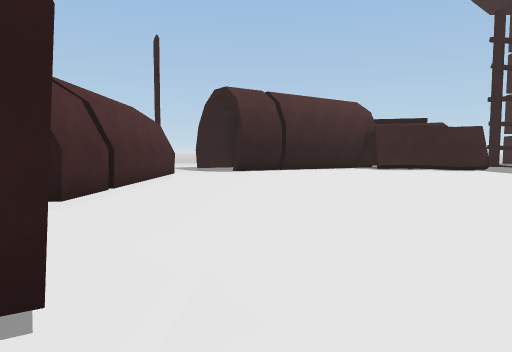
[1] (above)

16 first-person views from a walk through a Unity game level. The camera is 1.3 m above the floor, tilts 4° down and sees 70° across. The floor is counted in squares, 2 m on a side. Each view is taken from the middle of a square. On the plan, view 1 faces up. The plan holds only what a view shows up to about 11 squares ahead; the rest is blank. The place goes on beyond the plan. The player character is not drawn.

[2]
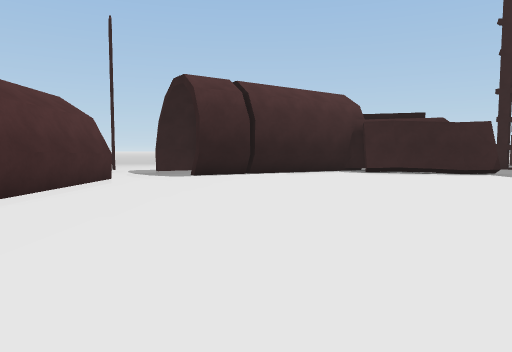

[3]
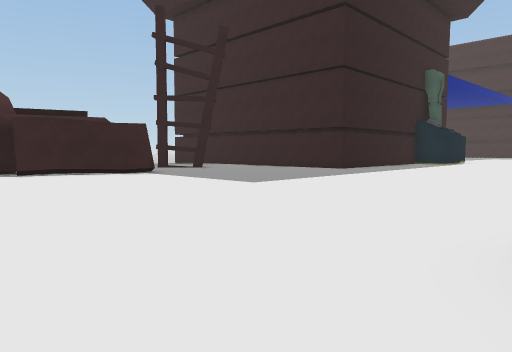

[4]
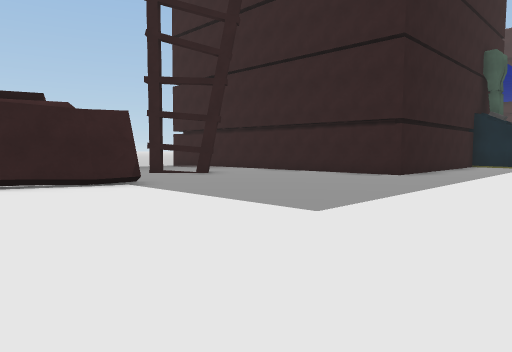

[5]
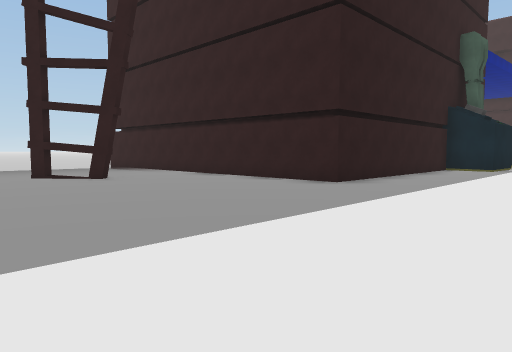

[6]
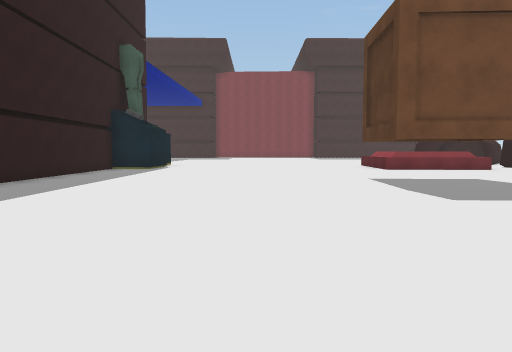

[7]
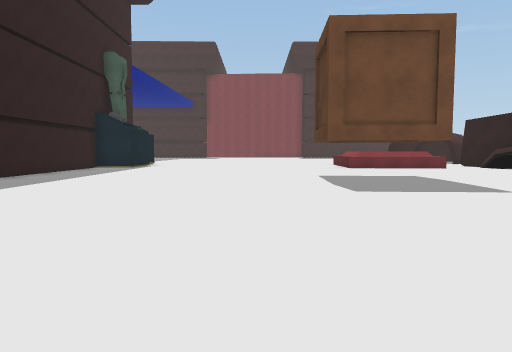

[8]
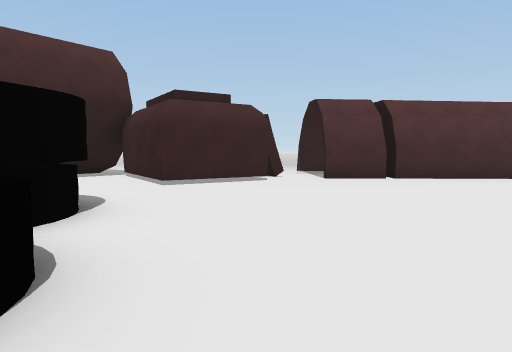

[9]
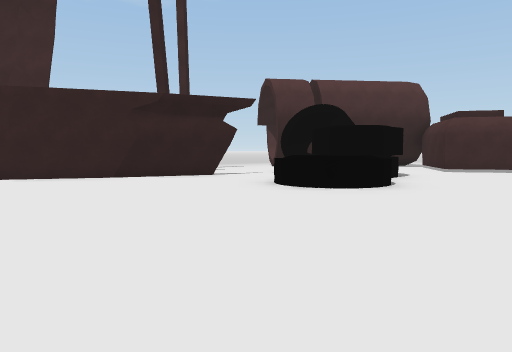

[10]
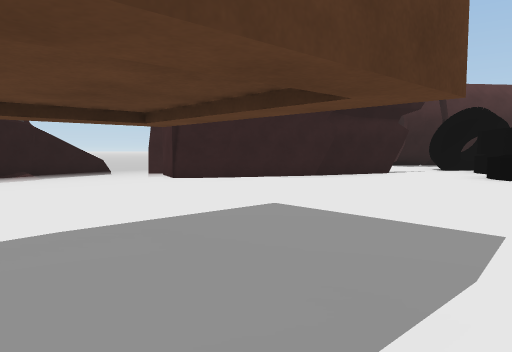

[11]
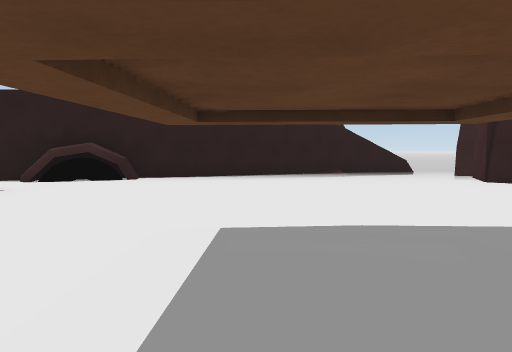

[12]
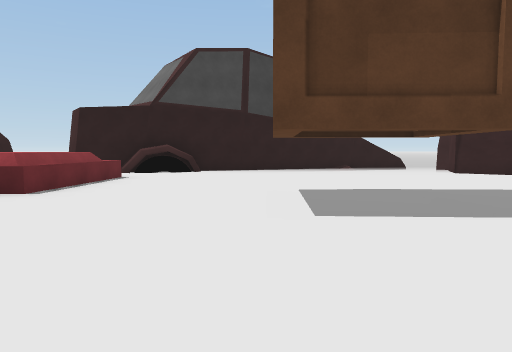

[13]
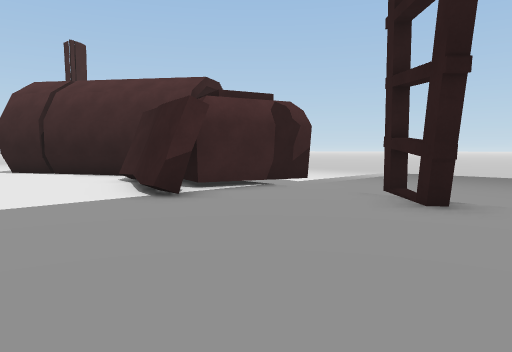

[14]
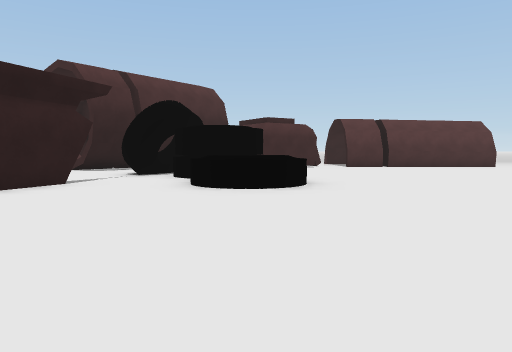

[15]
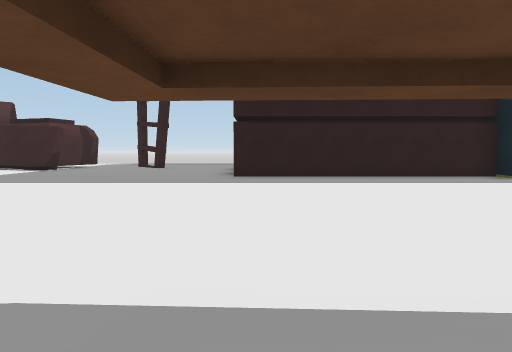

[16]
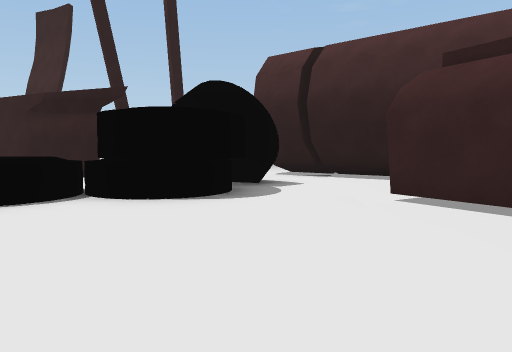

### Floor plan
Points are (right, up) in squares from view 1. A wall is a line through its corners. A room is listed if a view was taken in it or the views show most of it. See-through windows are left out.
Room 1 (view 1)
walls: (0.5, -1.5) (0.8, -0.9); (0.5, -1.5) (0.8, -0.9); (0.6, -1.3) (0.8, -0.9); (0.6, -1.5) (0.8, -0.9); (-0.7, 1.3) (-3.5, -0.5)
ways out: opening at (0, 1) to room 2
Room 2 (views 2, 3, 4, 5, 6, 7, 8, 9, 10, 11, 12, 13, 14, 15, 16)
walls: (3.4, 0.6) (3.6, -0.1); (3.2, 0.9) (3.6, 0) (3, -1); (3.4, 0.5) (3.5, -0.3); (3.6, 0.1) (3.3, -0.6); (2.7, 1.2) (3.2, 0.8); (2.5, 1.2) (3, 1) (3.5, 0.4) (3.4, -0.5) (2.9, -1); (3.5, -0.7) (2.8, -1.1); (2.3, 1.2) (2.6, 1.2); (3.2, -0.9) (2.6, -1.2); (6.8, -3.4) (9.5, -4.8); (1.8, 1.1) (2.4, 1.2) (3, 1); (1.8, 1) (2.4, 1.2); (4.5, -2.5) (7.3, -3.6); (7.5, 11.8) (6.6, 12); (6.7, 11.9) (5, 12.7); (7.5, 12.3) (7.4, 11.6); (2.8, -1.9) (2.6, -2.2); (2.8, -1.9) (2.6, -2.5); (2.4, -1.5) (2.8, -2); (9.2, -4.7) (10.3, -5.4) (9.8, -6.8); (2.3, -1.6) (2.8, -1.9) (2.3, -2.4); (2.3, -1.7) (2.5, -2) (2.2, -2.6); (1.6, -1.5) (2.6, -2.1); (1.3, -1.1) (1.2, -1.8); (10.6, 13.2) (9.2, 14.7); (5.2, 12.6) (4.2, 12.8); (18.5, 9.1) (13.5, 9.1) (13.4, 12.5); (3.4, 13.3) (-0.4, 11.2); (-2, 3.4) (-0.7, 1.3); (7.6, 15.1) (6.8, 12.7) (5.9, 13); (9.4, -7.2) (10, -7.5); (1, 12) (0.7, 12.4); (-2.4, 6) (-2.5, 4.5); (-2.3, 10.4) (-2.4, 6.2); (12.3, -8.8) (16.6, -7); (10.6, -9.2) (12.6, -8.7); (16.4, -7.1) (18.5, -6.5); (18, -6.1) (18.6, -5.8)
low walls: (5.8, 0.5) (5.5, 0) (5.1, -0.2); (5.8, 0.3) (5.3, -0.1) (4.9, -0.3); (4.2, 1.9) (4.7, 2); (3.5, -0.6) (3.2, -0.9); (7.4, 11.6) (6.6, 11.8); (5, 12.5) (4.2, 12.6); (17.7, -6.3) (18, -5.9)
ways out: opening at (0, 1) to room 1; opening at (-2, 4); opening at (-1, 11); opening at (3.5, -2.5); opening at (8.5, 14.5); opening at (10, -8); opening at (12, 12.3)

Where each view was taken, in squares from view 1:
view 1: 0 up, 0 right, facing up
view 2: 2 up, 1 right, facing up
view 3: 2 up, 2 right, facing up-right
view 4: 5 up, 4 right, facing up-right
view 5: 5 up, 7 right, facing up-right
view 6: 4 up, 7 right, facing right
view 7: 3 up, 6 right, facing right
view 8: 3 up, 6 right, facing left
view 9: 5 up, 11 right, facing down-left
view 10: 2 up, 15 right, facing down-left
view 11: 2 up, 15 right, facing down
view 12: 5 up, 16 right, facing down
view 13: 9 up, 12 right, facing up-left
view 14: 1 up, 12 right, facing left
view 15: 0 up, 14 right, facing up
view 16: 6 up, 1 right, facing down
